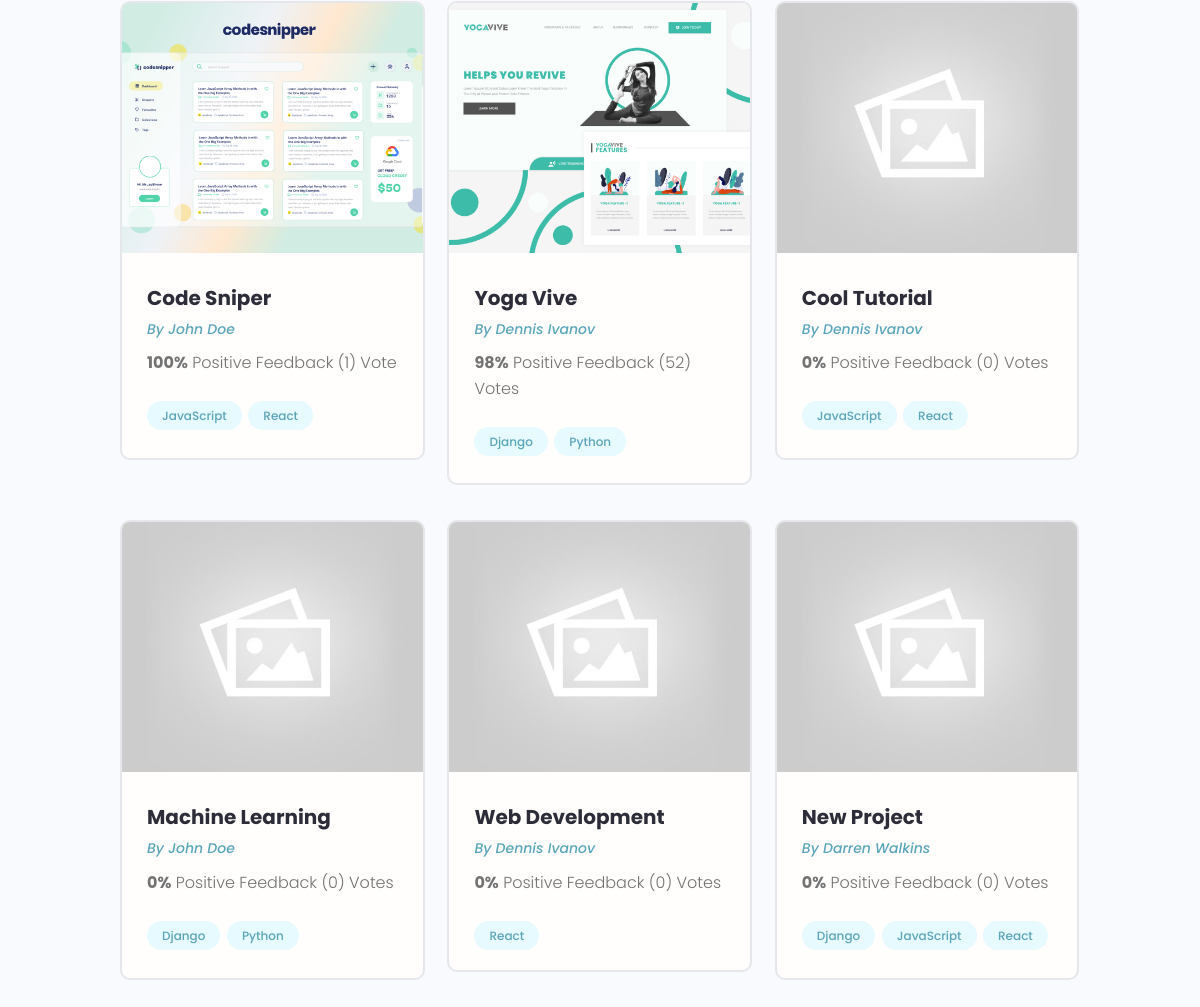
The page /projects/ (lower part) on the database as committed earlier.
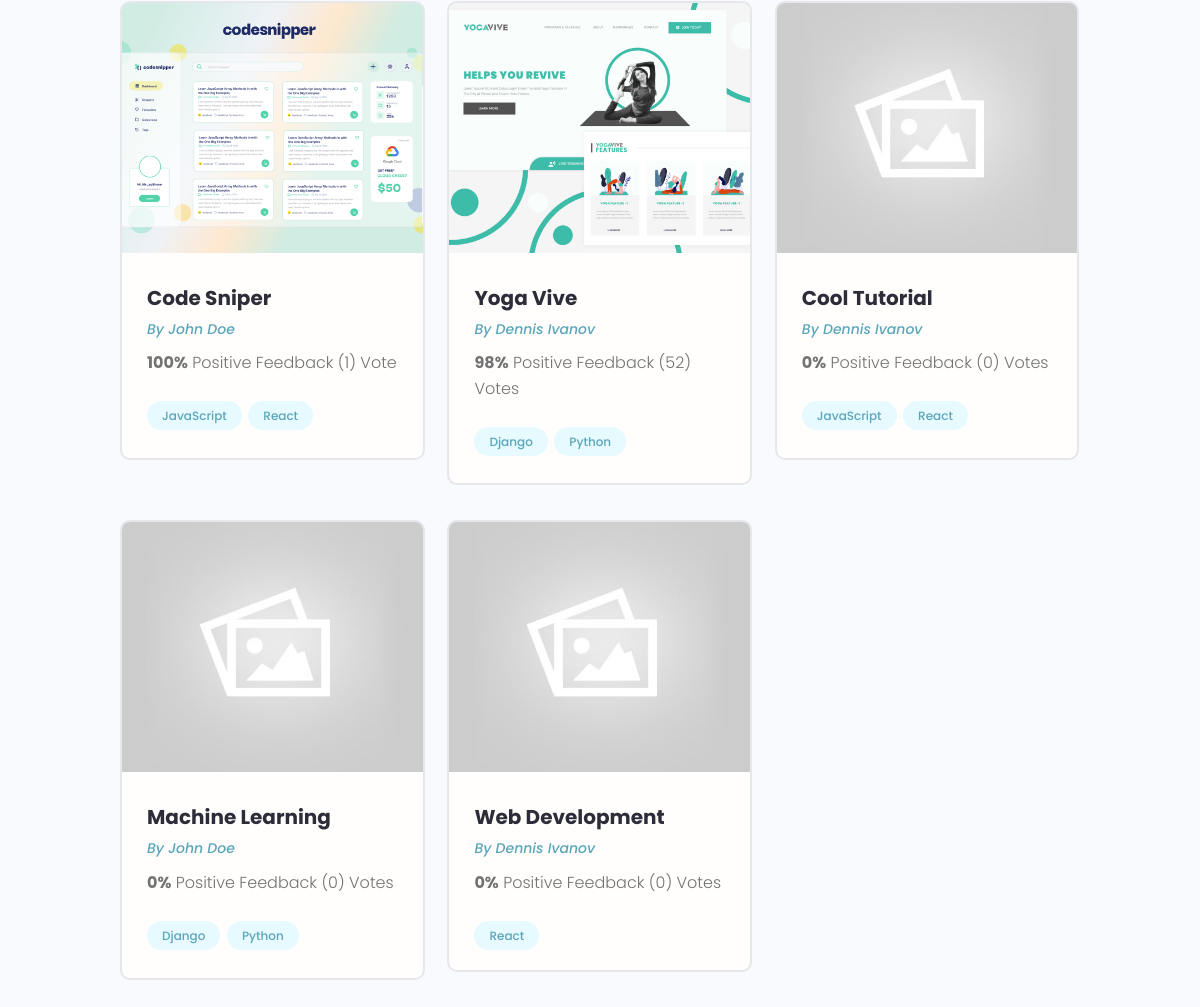
The same page on the database as committed later.
### projects/models.py (models this page shows, shortened)
class Project(models.Model):
    owner = models.ForeignKey(Profile, null=True, blank=True, on_delete=models.SET_NULL)
    title = models.CharField(max_length=200)
    description = models.TextField(null=True, blank=True)
    featured_image = models.ImageField(null=True, blank=True, default="default.jpg")
    demo_link = models.CharField(max_length=2000, null=True, blank=True)
    source_link = models.CharField(max_length=2000, null=True, blank=True)
    tags = models.ManyToManyField('Tag', blank=True)
    vote_total = models.IntegerField(default=0, null=True, blank=True)
    vote_ratio = models.IntegerField(default=0, null=True, blank=True)
    created = models.DateTimeField(auto_now_add=True)
    id = models.UUIDField(default=uuid.uuid4, unique=True, primary_key=True, editable=False)

class Tag(models.Model):
    name = models.CharField(max_length=200)
    created = models.DateTimeField(auto_now_add=True)
    id = models.UUIDField(default=uuid.uuid4, unique=True, primary_key=True, editable=False)
    def __str__(self):
        return self.name

### users/models.py (models this page shows, shortened)
class Profile(models.Model):
    user = models.OneToOneField(User, on_delete=models.CASCADE, null=True, blank=True)
    name = models.CharField(max_length=200, blank=True, null=True)
    email = models.EmailField(max_length=500, blank=True, null=True)
    username = models.CharField(max_length=200, blank=True, null=True)
    location = models.CharField(max_length=200, blank=True, null=True)
    short_intro = models.CharField(max_length=200, blank=True, null=True)
    bio = models.TextField(blank=True, null=True)
    profile_image = models.ImageField(null=True, blank=True, upload_to='profiles/', default="profiles/user-default.png")
    social_github = models.CharField(max_length=200, blank=True, null=True)
    social_twitter = models.CharField(max_length=200, blank=True, null=True)
    social_linkedin = models.CharField(max_length=200, blank=True, null=True)
    social_youtube = models.CharField(max_length=200, blank=True, null=True)
    social_website = models.CharField(max_length=200, blank=True, null=True)
    created = models.DateTimeField(auto_now_add=True)
    id = models.UUIDField(default=uuid.uuid4, unique=True, primary_key=True, editable=False)

### projects/views.py (the view)
# urls.py: path('projects/', include('projects.urls')),
def projects(request):
    projects = Project.objects.all()
    context = {'projects' : projects}
    return render(request, 'projects/projects.html', context)

### projects/templates/projects/projects.html (shortened to what this page needs)
{% extends 'main.html' %}
{% block content %}
  <main class="projects">
    <section class="projectsList">
      <div class="container">
        <div class="grid grid--three">
        {% for project in projects %}
          <div class="column">
            <div class="card project">
              <a href="{% url 'project' project.id %}" class="project">
                <img class="project__thumbnail" src="{{ project.featured_image.url }}" alt="project thumbnail" />
                <div class="card__body">
                  <h3 class="project__title">{{project.title}}</h3>
                  <p><a class="project__author" href="{% url 'user-profile' project.owner.id %}">By {{project.owner.name}}</a></p>
                  <p class="project--rating">
                    <span style="font-weight: bold;">{{project.vote_ratio}}%</span> Positive
                    Feedback ({{project.vote_total}}) Vote{{project.vote_total|pluralize:"s"}}
                  </p>
                  <div class="project__tags">
                    {% for tag in project.tags.all %}
                    <span class="tag tag--pill tag--main">
                      <small>{{tag}}</small>
                    </span>
                    {% endfor %}
                  </div>
                </div>
              </a>
            </div>
          </div>
        {% endfor %}
        </div>
      </div>
    </section>
  </main>
{% endblock content %}

Rows that differ between the two databases and show on the page:
removed Project: featured_image (placeholder picture), title "New Project", owner.name "Darren Walkins", vote_ratio "0", vote_total "0", Tag (name "Django"), Tag (name "JavaScript"), Tag (name "React")
